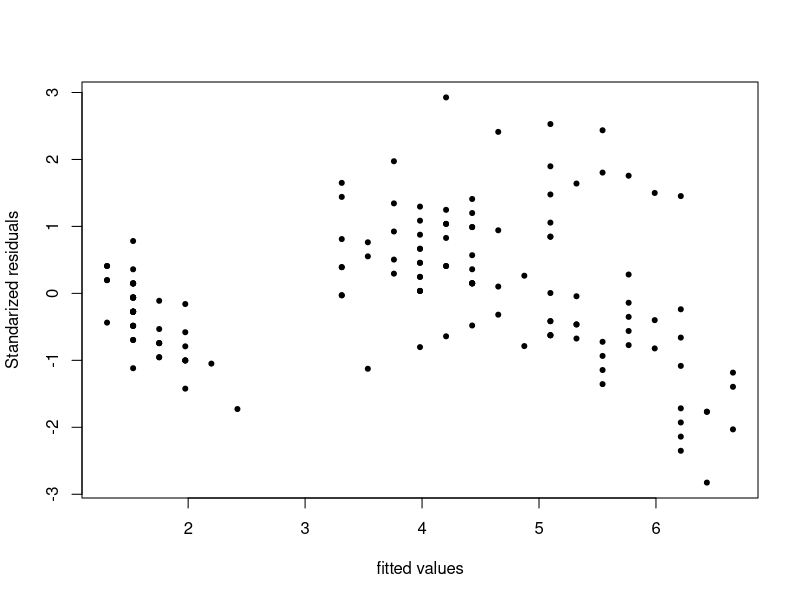
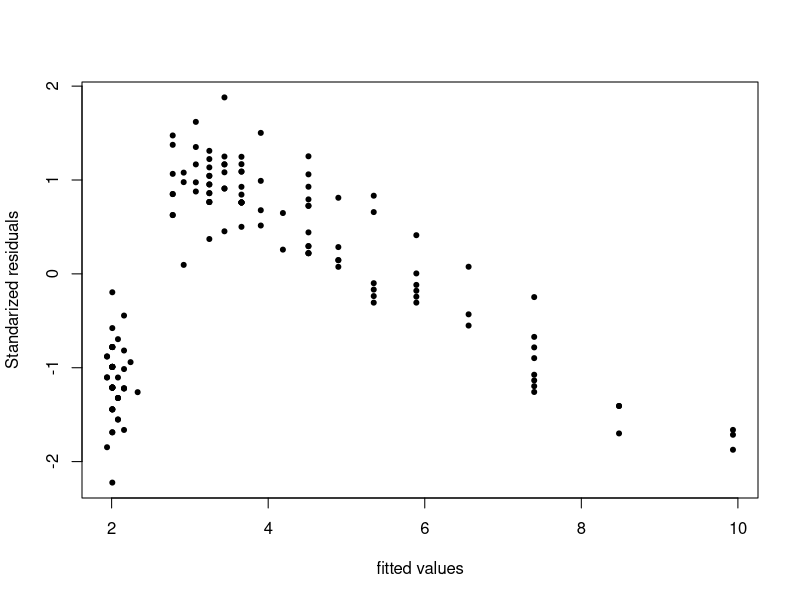
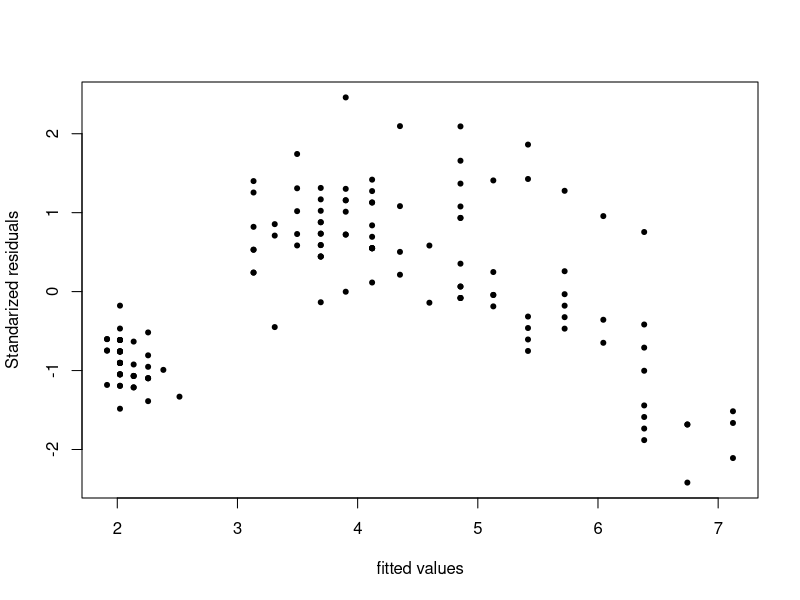
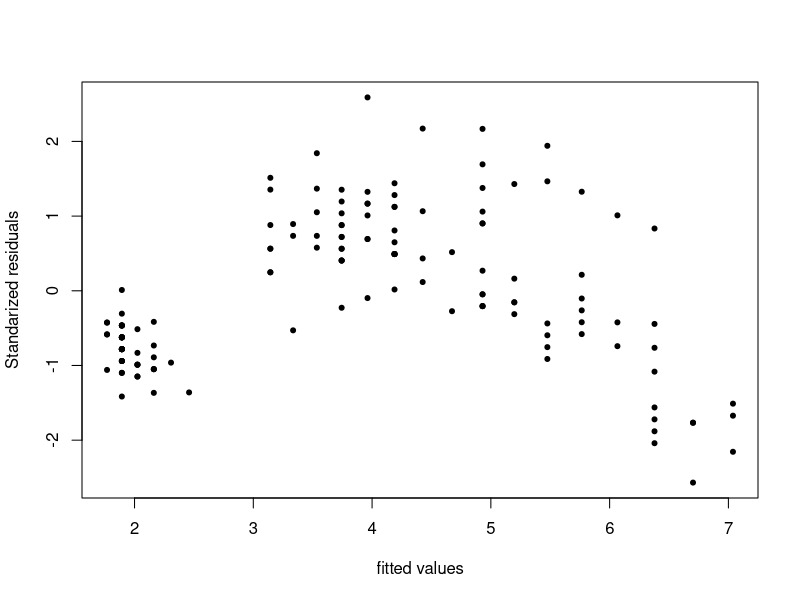

These figures' R source, in order:
## ---- chunk 1
library(tidyverse)
data <- tribble(~Population, ~SLA, 
        "Flagstaff", 2, "Flagstaff", 1, "Flagstaff", 2,
        "Sedona", 5, "Sedona", 6, "Sedona", 7,
        "CampV", 10, "CampV", 11, "CampV", 10)

pop <- group_by(data, Population)
SLAtable <- summarise(pop, meanSLA = mean(SLA)); SLAtable

#ANOVA
model1 <- aov(SLA ~ Population, data=data)
summary(model1)

#ANOVA run as a linear model
model2 <- lm(SLA ~ Population, data=data)
summary(model2)

#in this simple model, 
#notice that the Intercept is the mean SLA of the 
#reference group
#then population Flagstaff Coefficient
#is 10.333 - 8.667 = 1.67 (mean of the Flagstaff pop)
#Sedona population =  10.3333 - 4.3333
#6 = mean SLA of the Sedona population
## ---- chunk 2
data(iris)
#Is petal width related to petal length?

#model <- glm(y-value ~ x-values, family = specifylinkingfunctions, data = dataset)
iris_model <- glm(Petal.Length ~ Petal.Width, family = gaussian(), data = iris) #y data is continuous, use gaussian
summary(iris_model)

#for comparison run a linear regression for comparison
iris_modelR <- lm(Petal.Length ~ Petal.Width, data = iris) #y data is continuous, use gaussian
summary(iris_modelR)

## ---- chunk 3

library(car)
#glm
#iris_model <- glm(Petal.Length ~ Petal.Width, family = gaussian(), data = iris) #y data is continuous, use gaussian
Anova(iris_model)

#for comparison run a linear regression for comparison
#iris_modelR <- lm(Petal.Length ~ Petal.Width, data = iris) #y data is continuous, use gaussian
Anova(iris_modelR)

## ---- chunk 4
#Look at residuals
res_irismodel <- rstandard(iris_model)
plot(iris_model$fitted.values, res_irismodel, pch=20, ylab = "Standarized residuals", xlab = "fitted values")

## ---- chunk 5
iris_model <- glm(Petal.Length ~ Petal.Width, family = Gamma (), data = iris) #y data is continuous, use gaussian
summary(iris_model)
res_irismodel <- rstandard(iris_model)
plot(iris_model$fitted.values, res_irismodel, pch=20, ylab = "Standarized residuals", xlab = "fitted values")

## ---- chunk 6
iris_model <- glm(Petal.Length ~ Petal.Width, family = gaussian (link="log"), data = iris) #y data is continuous, use gaussian
summary(iris_model)
res_irismodel <- rstandard(iris_model)
plot(iris_model$fitted.values, res_irismodel, pch=20, ylab = "Standarized residuals", xlab = "fitted values")

## ---- chunk 7
iris_model <- glm(Petal.Length ~ Petal.Width, family = gaussian (link=power(0.25)), data = iris) #y data is continuous, use gaussian
summary(iris_model)
res_irismodel <- rstandard(iris_model)
plot(iris_model$fitted.values, res_irismodel, pch=20, ylab = "Standarized residuals", xlab = "fitted values")

## ---- chunk 8
iris_model <- glm(Petal.Length ~ Petal.Width, family = gaussian(), data = iris)

